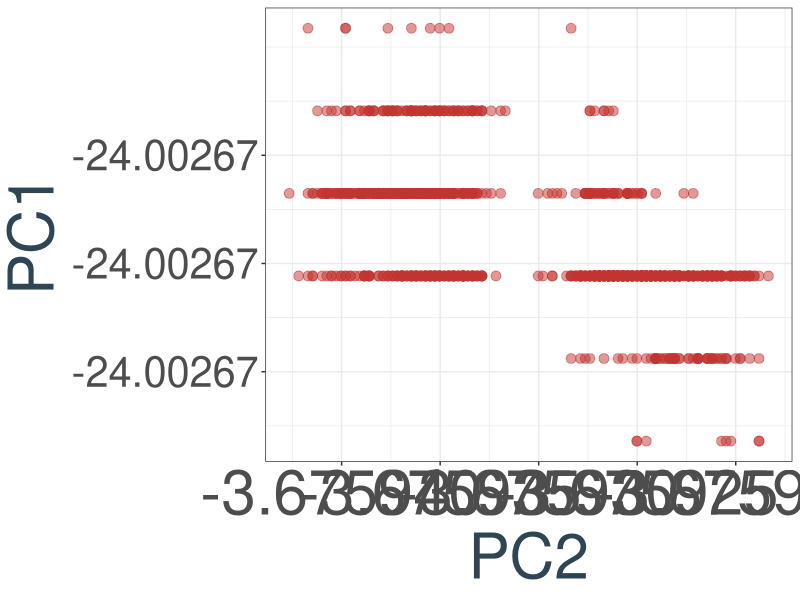
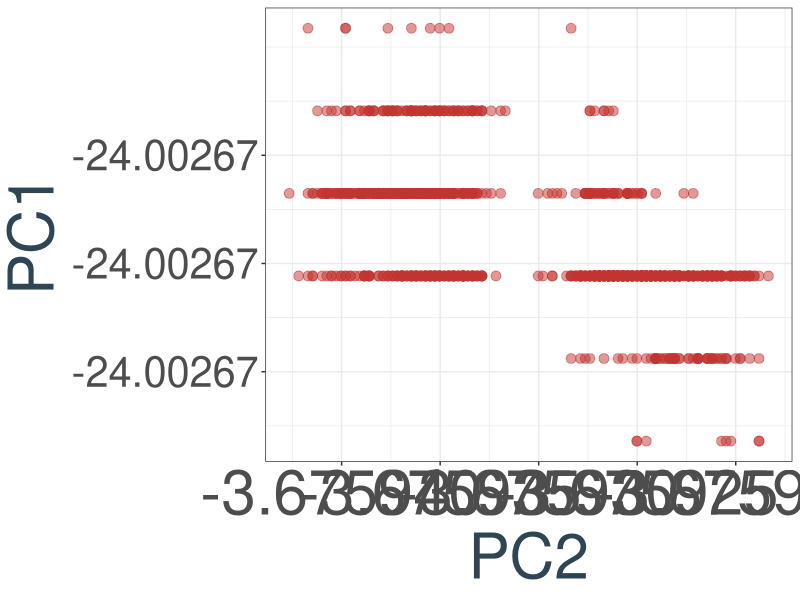

Reproduce these figures in R, in order.
library('ggplot2')
library('tidyr')
setwd('/home/wukai/Desktop/RCC_classification/kidney_cancer_project')
# load
pca_res = read.csv('pca_randomness_test.csv',header = TRUE, sep = ',')
# draw
ggplot(data = pca_res, aes(x = PC2, y = PC1))+
  geom_point(color = '#C23531',size = 3, alpha = 0.5)+
  theme_bw()+
  theme(plot.title = element_text(size = 55, hjust = 0.5),
        axis.text.x = element_text(size =45),
        axis.text.y = element_text(size =30),
        axis.title.x = element_text(size = 45, color = '#2F4554'),
        axis.title.y = element_text(size = 45, color = '#2F4554'),
        legend.title = element_text(size = 25, color = '#2F4554', hjust = 0.5),
        legend.text = element_text(size = 25, color = '#2F4554', hjust = 0.5),
        legend.background = element_rect(fill = NA, color = '#2F4554', size = 1.2),
        legend.key = element_rect(fill = NA, colour = NA),
        legend.position = c(0.15,0.81))
ggsave('randomness_exper_pca.pdf', device = 'pdf', width = 16, height = 12, dpi = 300)
